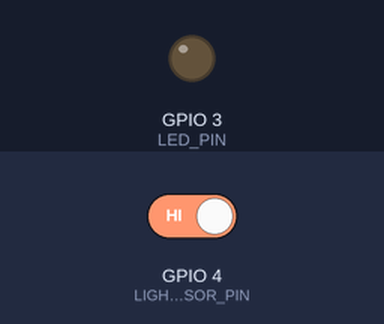
Simulated run of this program. Board: Raspberry Pi (BCM pin numbers). Parts: output pins drawn as LEDs (lit = HIGH). The inputs (shaded band) are chosen by the test bench; at power-on: GPIO 4 (LIGHT_SENSOR_PIN) HIGH.

Above: at 1.2 s.
1.3 s: GPIO 4 (LIGHT_SENSOR_PIN) driven LOW
At 3.1 s:
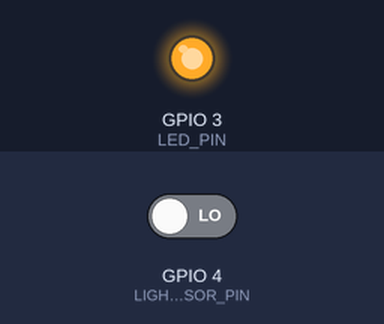
3.5 s: GPIO 4 (LIGHT_SENSOR_PIN) driven HIGH
At 4.6 s:
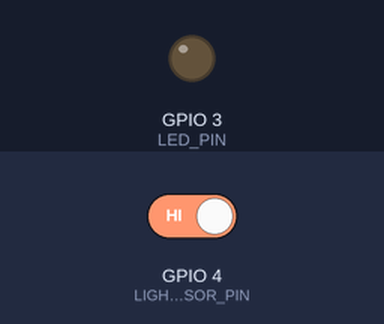
Timing chart, 0 to 6.5 s (numbered marks = the images above; inputs shaded):
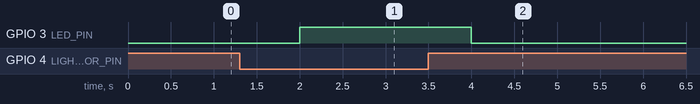

Measured:
- after the input at 1.3 s, GPIO 3 (LED_PIN): LOW → HIGH after 0.70 s
- after the input at 3.5 s, GPIO 3 (LED_PIN): HIGH → LOW after 0.50 s

The program:

sensor.py
```python
import RPi.GPIO as GPIO
import time

# Set the GPIO mode to BCM
GPIO.setmode(GPIO.BCM)

# Define the PIN numbers for the light sensor and the LED
LIGHT_SENSOR_PIN = 4
LED_PIN = 3

# Set up the light sensor PIN as an input
GPIO.setup(LIGHT_SENSOR_PIN, GPIO.IN)

# Set up the LED PIN as an output
GPIO.setup(LED_PIN, GPIO.OUT)

try:
    while True:
        # Read the state of the light sensor
        light_state = GPIO.input(LIGHT_SENSOR_PIN)

        # Control the LED based on the light sensor state
        if light_state == GPIO.LOW:
            # Light is not present, turn on the LED
            GPIO.output(LED_PIN, GPIO.HIGH)
        else:
            # Light is present, turn off the LED
            GPIO.output(LED_PIN, GPIO.LOW)

        # Small delay to avoid rapid state changes
        time.sleep(1)

except KeyboardInterrupt:
    # Clean up GPIO settings on program exit
    GPIO.cleanup()
```
